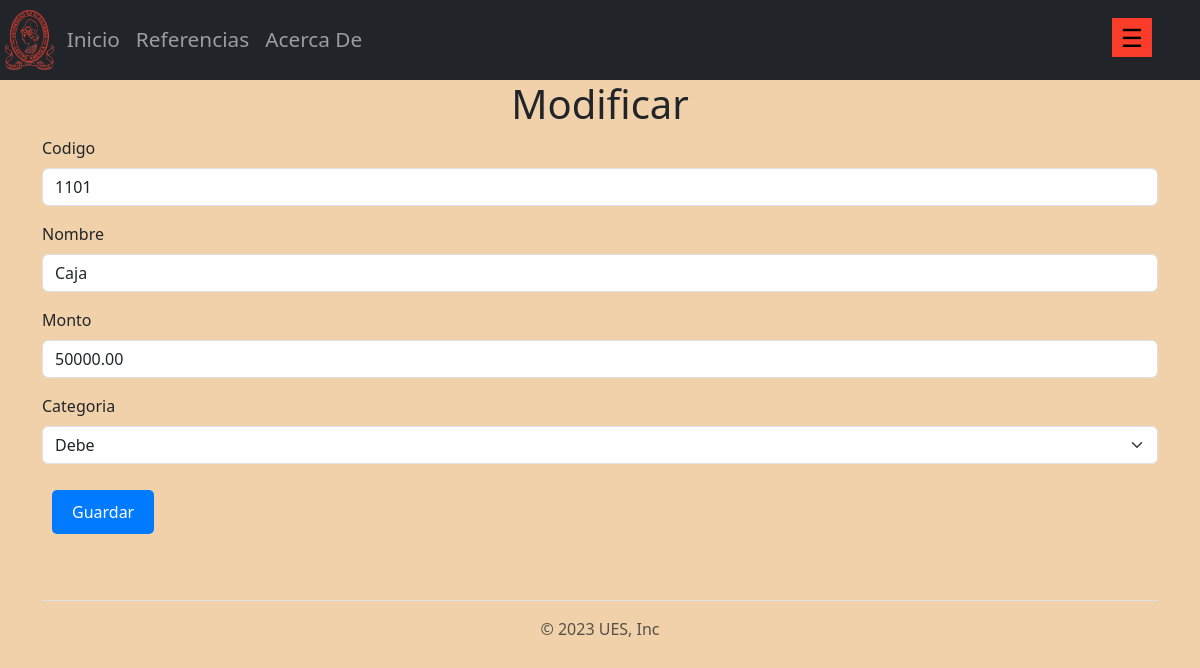
The app's page /cuenta/crud/modificar/11/ with its own data.
### aplicaciones/cuenta/models.py (models this page shows, shortened)
class cuenta(models.Model):
    codigo = models.CharField(max_length=10)
    nombre = models.CharField(max_length=50)
    monto = models.DecimalField(max_digits=10, decimal_places=2)
    categoria = models.CharField(max_length=5, choices=[("Debe", "Debe"), ("Haber", "Haber")], default="")

### aplicaciones/cuenta/views.py (the view)
# urls.py: path('cuenta/crud/modificar/<pk>/', views.modificar.as_view(), name='modificar'),
class modificar(UpdateView):
    template_name = 'cuenta/crud/modificar.html'
    model = cuenta
    fields = ['codigo','nombre','monto','categoria']
    success_message = "El registro %(nombre)s fue mofificado exitosamente"
    success_url = reverse_lazy('cuenta')

### templates/cuenta/crud/modificar.html (shortened to what this page needs)
{% extends 'layout/base.html' %}
{% load bootstrap5 %}
{% block content %}
    <h1>Modificar</h1>
    <form action="" method="post">
        {% bootstrap_form form %}
        <input type="submit" value="Guardar" class="btn btn-primary">
</form>
{% endblock content %}

### static/css/general.css (style rules this page uses)
h1 { text-align: center; }
.btn, .mostrar-reportes .btn { background-color: #007BFF; color: #fff; border: none; padding: 10px 20px; margin: 10px; cursor: pointer; border-radius: 5px; font-size: 16px; }
* { margin: 0; padding: 0; }

### templates/layout/base.html (style rules this page uses)
body { background-color:rgb(240, 209, 169); }

### records on screen
cuenta: codigo "1101", nombre "Caja", monto "50000.00", categoria "Debe"
